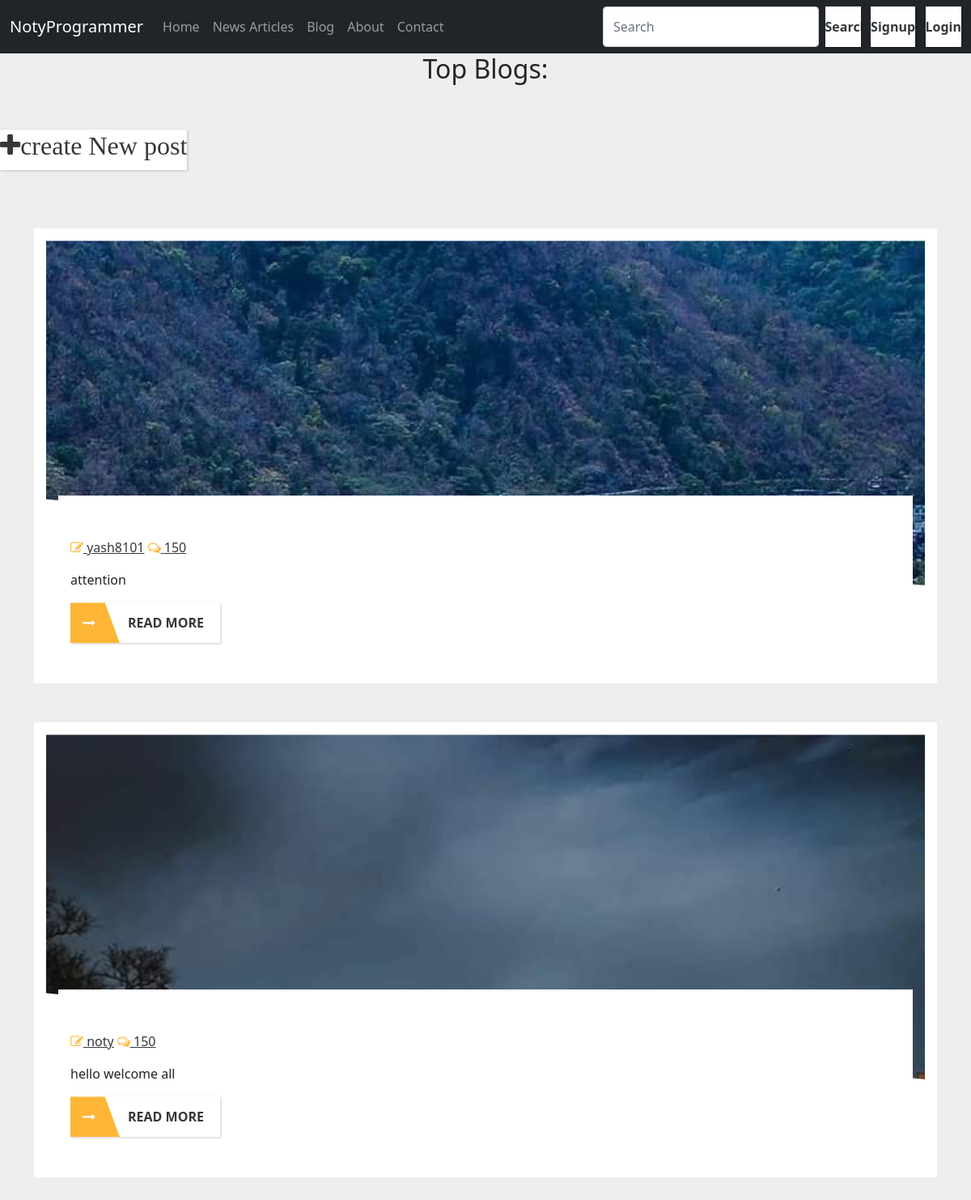
Screenshot of /blogs with the database file from the repository.
### blog/models.py (models this page shows, shortened)
class Post(models.Model):
    Sno=models.AutoField(primary_key=True)
    title=models.CharField(max_length=255)
    content=models.TextField()
    author=models.CharField(max_length=13)
    slug =models.CharField(max_length=130)
    timestamp=models.DateTimeField(auto_now_add=True,blank=True)
    img = models.ImageField( upload_to="blogImg",default="blogImg/2.jpg")
    class Meta:
       ordering = ['-timestamp']

### home/views.py (the view)
# urls.py: path('blogs', views.blogs, name="blogs"),
def blogs(request):
    allpost = Post.objects.all()
    context = {'allpost':allpost}
    return render(request,'home/blogs.html',context)

### templates/home/blogs.html (shortened to what this page needs)
{% extends 'index.html' %}
{% block homeactive %} active {% endblock homeactive %}
{% block body %}
<head>
<link rel="stylesheet" href="../static/css/card.css">
</head>
<center><h2> Top Blogs:</h2></center>
{% if user.is_authenticated %}
<center><a href="blog/createposts" class="btn-btn-primary"><i class="fa fa-plus-circle fa-5x " aria-hidden="true"></i></a></center>
</br>
{% else %}
<a href="/loginpage" class="btn btn-primary" tabindex="-1" role="button" aria-disabled="true">
<i class="fa fa-plus fa-2x " aria-hidden="true">create New post</i></a>
{% endif %}
{% for post in allpost %}
<div class="container mt-5">
  <div class="row">
    <div class="col-12">
      <article class="blog-card">
        <div class="blog-card__background">
          <div class="card__background--wrapper">
            <div class="card__background--main" style="background-image: url('{{post.img.url}}');">
            </div>
          </div>
        </div>
        <div class="blog-card__head">
        </div>
        <div class="blog-card__info">
          <h5>{{post.title}}</h5>
          <p>
            <a href="#" class="icon-link mr-3"><i class="fa fa-pencil-square-o"></i> {{post.author}}</a>
            <a href="#" class="icon-link"><i class="fa fa-comments-o"></i> 150</a>
          </p>
          <p>{{post.content}}</p>
          <a href="blog/{{post.slug}}" class="btn btn--with-icon"><i class="btn-icon fa fa-long-arrow-right"></i>READ MORE</a>
        </div>
      </article>
    </div>
  </div>
</div>
{% endfor %}
{% endblock body %}

### static/css/card.css (style rules this page uses)
body { background: #eee; }
.blog-card { padding: 30px; position: relative; }
.blog-card .blog-card__background, .blog-card .card__background--layer { z-index: -1; position: absolute; top: 0; left: 0; width: 100%; height: 100%; }
.blog-card .blog-card__background { padding: 15px; background: white; }
.blog-card .card__background--wrapper { height: 100%; clip-path: polygon(0 0, 100% 0, 100% 80%, 0 60%); position: relative; overflow: hidden; }
.blog-card .card__background--main { height: 100%; position: relative; transition: 300ms ease-in-out; background-repeat: no-repeat; background-size: cover; }
.blog-card .blog-card__head { height: 300px; display: flex; align-items: center; justify-content: center; }
.blog-card .blog-card__info { z-index: 10; background: white; padding: 20px 15px; }
.blog-card .blog-card__info h5 { transition: 300ms ease-in-out; }
a.icon-link { color: #363738; transition: 200ms ease-in-out; }
a.icon-link i { color: #ffb535; }
.btn { background: white; color: #363738; font-weight: bold; outline: none; box-shadow: 1px 1px 3px 0 rgba(0, 0, 0, 0.2); overflow: hidden; border-radius: 0; height: 50px; line-height: 50px; display: inline-block; padding: 0; border: none; }
.btn.btn--with-icon { padding-right: 20px; }
.btn.btn--with-icon i { padding: 0px 30px 0px 15px; margin-right: 10px; height: 50px; line-height: 50px; vertical-align: bottom; color: white; background: #ffb535; clip-path: polygon(0 0, 70% 0, 100% 100%, 0% 100%); }

### templates/index.html (style rules this page uses)
h5 { color: white; }

### rows the page displays
Post: img (picture), author "yash8101", content "attention"
Post: img (picture), author "noty", content "hello welcome all"
